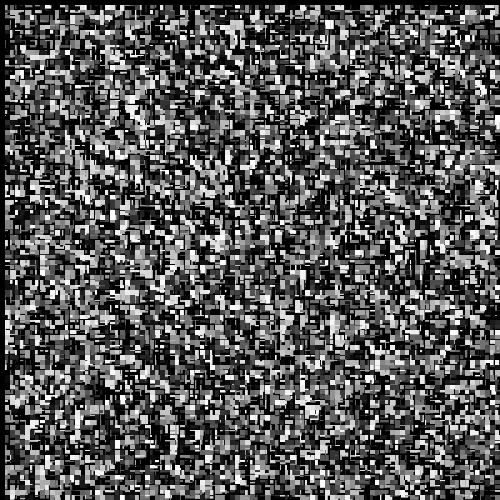
Frame 1 (no input)
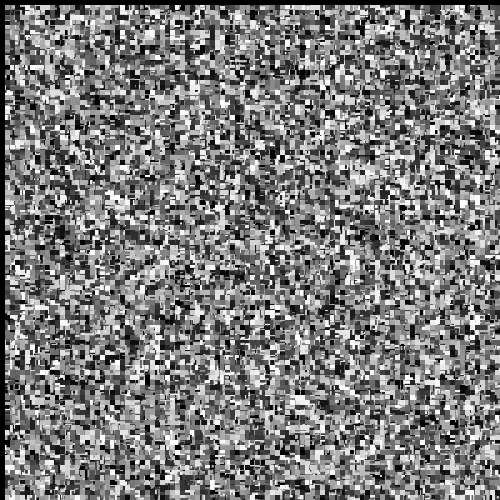
Frame 60 (the mouse pressed at the canvas centre just before this capture)
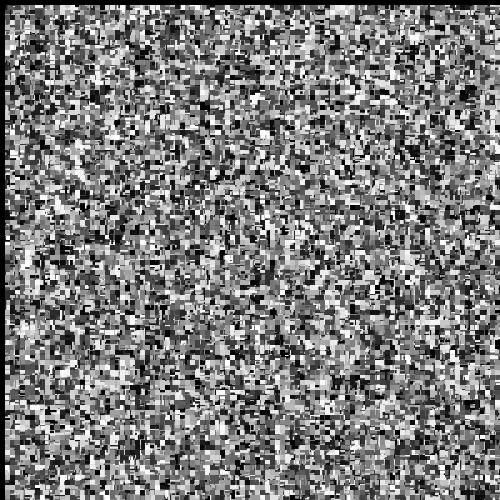
Frame 120 (the mouse held since frame 60 and released just before this capture)

The Processing sketch that drew these frames (run headless with seeded random() and noise(); from frame 60 on, the mouse is pressed at the canvas centre):

// Processing sketch: processing_20304
// ── processing_20304.pde

void setup ()   {

  size(500, 500);  
  background(0);  
  noStroke();  
  smooth();
}


void draw ()   {
  
  for (int i=5; i < width; i+=5) {
    
    for (int j=5; j < height; j+=5) {
      
     fill(random(255));

     rect(i , j , random(10), random(10)); 
   
    }
    
  }

}
                
                
